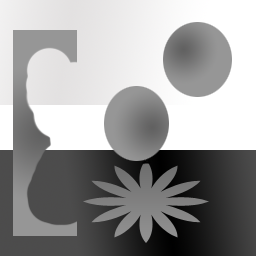
#> input picture Exercitii/rochie/S1_obiecte.png, 256 x 256 px
$ jupyter execute Colocviu.ipynb
#> lines starting #> are read from the running program, lines starting #| are printed output that depends on the picture; after the words box and inside, x2 and y2 are one past the last pixel; in counts of white or black regions, pixels touching at a corner belong together; long printed decimals are rounded
[cell 1]
import numpy as np
import matplotlib.pyplot as plt
import matplotlib as mpl
from skimage import io,color,measure,feature
from sklearn import cluster,datasets
from scipy import signal
from fcmeans import FCM
import skfuzzy as fuzz

[cell 2]
img = io.imread('S1_obiecte.png')
#> img is the input picture: shape (256, 256, 3); mean R, G, B 154.5, 154.1, 154.1
print(np.shape(img))
#| (256, 256, 3)

[cell 3]
Y = np.uint8(255*color.rgb2gray(img))

[cell 4]
plt.figure(),plt.imshow(img,cmap="gray"),plt.colorbar(),plt.show()
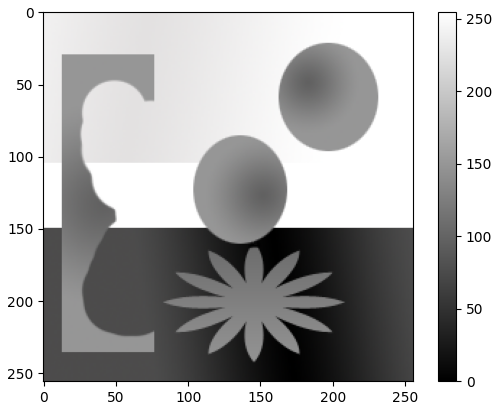
#> figure drawn by matplotlib, 2 panels

[cell 5]
h,_=np.histogram(img,bins=256,range=(0,256),density=True)
#> h = 256 values, max 0.174 at index 255, min 2.54e-05 at index 167, mean 0.00391
plt.figure(), plt.plot(h),plt.show()
#> figure, not shown here; curve peaks at x = 255, y = 0.174

[cell 6]
def segmentare(img,low,high): #pragurile nivelurilor de gri pentru obiect
#> called with low = 95, high = 155
    [h,w] = img.shape
#> h = 256; w = 256
    Y = np.zeros([h,w],dtype = np.uint8)
    for i in range(h):
        for j in range(w):
            if img[i,j] >= low and img[i,j] <= high:
                Y[i,j] = 1
            else:
                Y[i,j] = 0
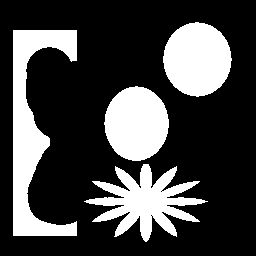
#> Y: shape (256, 256); values 0 (black) and 1 (white), 26.7% white; 4 white regions, box (x1, y1, x2, y2) and area: (13, 30, 77, 236) 5689, (84, 164, 208, 242) 4140, (163, 22, 232, 97) 3953, (104, 86, 169, 161) 3742
    return Y

[cell 7]
img_seg = segmentare(Y,95,155)
plt.figure(),plt.imshow(img_seg,cmap="gray"),plt.colorbar(),plt.show()

[cell 8]
[h,w] = np.shape(img_seg)
#> h = 256; w = 256
img_nou = np.zeros([h,w])
for i in range(0,h):
    for j in range(0,w):
        if(img_seg[i,j]==1):
            img_nou[i,j] = 255
        else:
            img_nou[i,j] = 50
#> img_nou: shape (256, 256) float64; values 50 (black) and 255 (white), 26.7% white; 4 white regions
plt.figure(),plt.imshow(img_nou,cmap="gray",vmin=0,vmax=255),plt.colorbar(),plt.show()

[cell 9]
def add_gaussian_noise(img,disp,L):
    # parametrii : imaginea originala, dispersia zgomotului
#> called with disp = 15, L = 256
    h,w = img.shape
#> h = 256; w = 256
    noise = np.random.normal(0,disp,(h,w))
    img_noise = np.zeros([h,w])
    img_noise = img + noise
    for i in range(0, h):
        for j in range(0, w):
            if (img_noise[i,j]>L-1):
                img_noise[i,j]=L-1
            else:
                if (img_noise[i,j]<0):
                    img_noise[i,j]=0
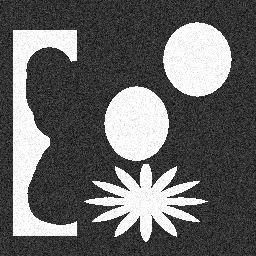
#> img_noise: shape (256, 256) float64; min 0, max 255, mean 103.2
    img_noise = np.uint8(img_noise)
    # intoarce imaginea cu zgomot
    return img_noise

[cell 10]
imgZg = add_gaussian_noise(img_nou,15,256)

[cell 11]
plt.figure(),plt.imshow(imgZg,cmap="gray",vmin=0,vmax=255),plt.colorbar(),plt.show()

[cell 12]
def Riddler(hist,T):
    L = 256
    eps = 0.0000001 #previne impartirea la zero
    Tcalc = 0
    while Tcalc!= T:
        p0=s0=0
        T = Tcalc
        for i in range(0,T):
            p0 += i*hist[i]
            s0 += hist[i]
        mu0 = p0/(s0+eps)
        p1 = s1 = 0
        for i in range(T,256):
            p1 += i*hist[i]
            s1 += hist[i]
        mu1 = p1/(s1+eps)
        Tcalc = np.uint8((mu1+mu0)/2)
    return np.uint8(Tcalc)

[cell 13]
h,_=np.histogram(imgZg,bins=256,range=(0,256),density=True)
RID = Riddler(h,75)
#> RID = 149
print(RID)
#| 149

[cell 14]
imgZg = (imgZg>RID)
plt.figure(),plt.imshow(imgZg,cmap="gray"),plt.colorbar(),plt.show()

[cell 15]
plt.figure(),plt.imshow(img_seg,cmap="gray"),plt.colorbar(),plt.show()

[cell 16]
TP=imgZg*img_seg

[cell 17]
print(np.sum(TP)/(256*256))
#| 0.2674

[cell 18]
plt.figure(),plt.imshow(imgZg,cmap="gray"),plt.colorbar(),plt.show()
BW = imgZg
[LabelImage, nums]=measure.label(BW,return_num='True')
#> nums = 4
plt.figure(),plt.imshow(LabelImage,cmap="jet",interpolation='none'),plt.colorbar(),plt.show()

[cell 19]
ALLPROPS=measure.regionprops(LabelImage)
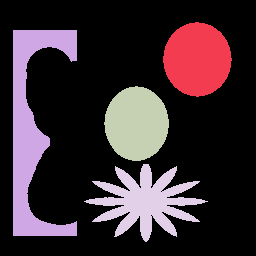
#> LabelImage: shape (256, 256) int32; 5 distinct labels, from 0 to 4; one colour per label, 0 black
centers_dist = np.zeros([nums])
#> centers_dist = [0, 0, 0, 0]
for i in range(nums):
    centers_dist[i] = np.sqrt(np.abs(ALLPROPS[i].centroid[0]-128)**2+np.abs(ALLPROPS[i].centroid[1]-128)**2)
#> after the loop, centers_dist = [97.55, 95.84, 9.42, 75.3]
img_auto = (LabelImage==(np.argmin(centers_dist)+1))

[cell 20]
plt.figure(),plt.imshow(img_auto,cmap="jet",interpolation='none'),plt.colorbar(),plt.show()
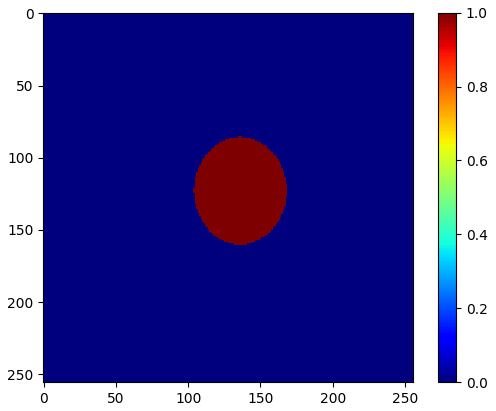
#> figure drawn by matplotlib, 2 panels

[cell 21]
[h,w] = np.shape(img_auto)
YY = np.zeros([h+1,w+1])
for l in range(0,h):
    for c in range(0,w):
        if img_auto[l,c] == True:
            YY[l,c] = 255
        else:
            YY[l,c] = 0
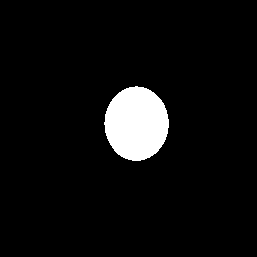
#> YY: shape (257, 257) float64; 5.7% white; 1 white region, box (x1, y1, x2, y2) and area: (104, 86, 169, 161) 3742

fx=np.zeros([h, w])
for l in range(0,h):
    for c in range(0,w):
        fx[l,c]=YY[l,c]-YY[l+1,c]
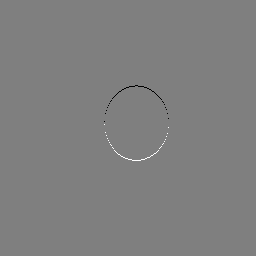
#> fx: shape (256, 256) float64; min -255, max 255, mean 0; drawn with min black and max white
plt.figure(),plt.imshow(fx,cmap='gray'),plt.colorbar(),plt.show()

[cell 22]
L = 256 #numarul initial de niveluri de gri
d = 16 #de cate ori micsorez numarul de niveluri de gri
def texture_features_GCM(img):
    result = feature.graycomatrix(img, [2], [0,  np.pi/4,  np.pi/2], levels=int(L/d))
    fc = feature.graycoprops(result, prop = 'contrast')
    #feat = np.concatenate((fc,fd,fh,fa,fe,fcc), axis = 1)
    return fc

[cell 23]
image = io.imread('textura1.jpg')
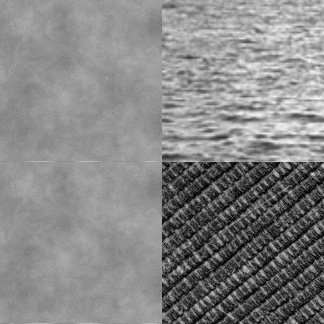
#> input picture Exercitii/rochie/textura1.jpg, 324 x 324 px
#> image is the input picture: shape (324, 324); min 0, max 246, mean 133.6
dims = np.shape(image)
plt.figure(),plt.imshow(image, cmap = 'gray'), plt.colorbar(), plt.show()

# se micsoreaza numarul de niveluri de gri
image = np.uint8(image/d)
plt.figure(),plt.imshow(image, cmap = 'gray'), plt.colorbar(), plt.show()
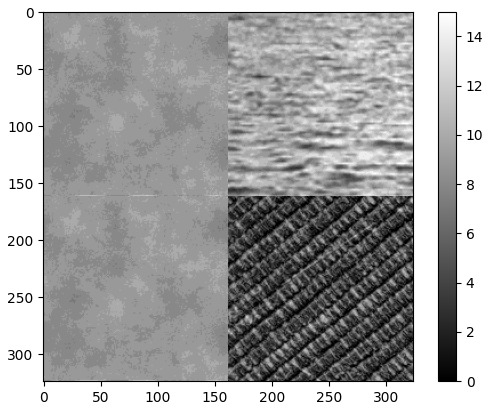
#> figure drawn by matplotlib, 2 panels

# impart imaginea in blocuri (suprapuse 0%) de size_patch x size_patch
size_patch = 3
step = int(size_patch)#/2) pentru suprapunere 50%
nr_patch = int(dims[0]/step - 1)

features1 = np.zeros([nr_patch*nr_patch,3])

index = 0
for i in range(nr_patch):
    for j in range(nr_patch):
        img = image[i*step:(i+2)*step, j*step:(j+2)*step]
        features1[index, :] = texture_features_GCM(img)
        index +=  1
#> this loop made 107 passes
print(np.shape(features1))
#| (11449, 3)

[cell 24]
kmeans = cluster.KMeans(n_clusters=3, random_state=0).fit(features1)
etichete = kmeans.labels_
centroizi = kmeans.cluster_centers_

plt.figure(),plt.imshow(np.reshape(etichete,(nr_patch, nr_patch)), cmap = 'gray'),plt.colorbar(),plt.show()
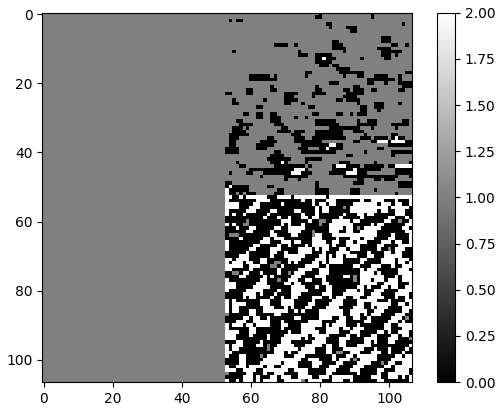
#> figure drawn by matplotlib, 2 panels
